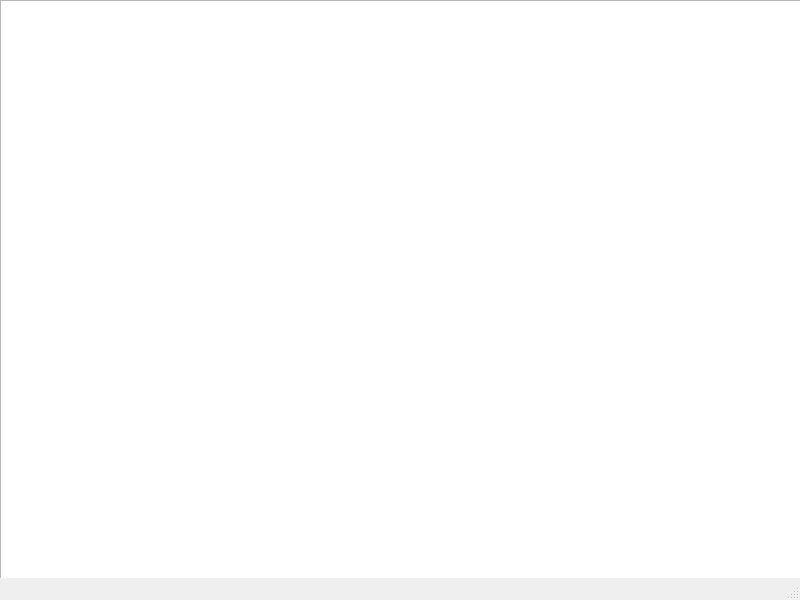
<?xml version="1.0" encoding="UTF-8"?>
<ui version="4.0">
 <class>GameWindow</class>
 <widget class="QMainWindow" name="GameWindow">
  <property name="geometry">
   <rect>
    <x>0</x>
    <y>0</y>
    <width>800</width>
    <height>600</height>
   </rect>
  </property>
  <property name="windowTitle">
   <string>GameWindow</string>
  </property>
  <widget class="QWidget" name="centralwidget">
   <widget class="QGraphicsView" name="graphicsView">
    <property name="geometry">
     <rect>
      <x>0</x>
      <y>0</y>
      <width>841</width>
      <height>600</height>
     </rect>
    </property>
   </widget>
  </widget>
  <widget class="QMenuBar" name="menubar">
   <property name="geometry">
    <rect>
     <x>0</x>
     <y>0</y>
     <width>800</width>
     <height>19</height>
    </rect>
   </property>
  </widget>
  <widget class="QStatusBar" name="statusbar"/>
 </widget>
 <resources/>
 <connections/>
</ui>
